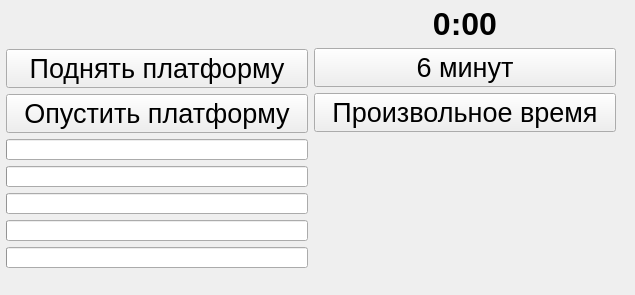
<?xml version="1.0" encoding="UTF-8"?>
<ui version="4.0">
 <class>MainWindow</class>
 <widget class="QMainWindow" name="MainWindow">
  <property name="geometry">
   <rect>
    <x>0</x>
    <y>0</y>
    <width>635</width>
    <height>295</height>
   </rect>
  </property>
  <property name="sizePolicy">
   <sizepolicy hsizetype="Minimum" vsizetype="Fixed">
    <horstretch>0</horstretch>
    <verstretch>0</verstretch>
   </sizepolicy>
  </property>
  <property name="minimumSize">
   <size>
    <width>267</width>
    <height>254</height>
   </size>
  </property>
  <property name="windowTitle">
   <string>XDOF-360 Controller</string>
  </property>
  <widget class="QWidget" name="centralwidget">
   <widget class="QWidget" name="horizontalLayoutWidget">
    <property name="geometry">
     <rect>
      <x>0</x>
      <y>0</y>
      <width>622</width>
      <height>282</height>
     </rect>
    </property>
    <layout class="QHBoxLayout" name="horizontalLayout_2">
     <property name="sizeConstraint">
      <enum>QLayout::SetMaximumSize</enum>
     </property>
     <property name="leftMargin">
      <number>6</number>
     </property>
     <property name="topMargin">
      <number>6</number>
     </property>
     <property name="rightMargin">
      <number>6</number>
     </property>
     <property name="bottomMargin">
      <number>6</number>
     </property>
     <item>
      <layout class="QVBoxLayout" name="PlatformLayout">
       <item>
        <widget class="QLabel" name="statusLabel">
         <property name="sizePolicy">
          <sizepolicy hsizetype="Minimum" vsizetype="Fixed">
           <horstretch>0</horstretch>
           <verstretch>0</verstretch>
          </sizepolicy>
         </property>
         <property name="minimumSize">
          <size>
           <width>300</width>
           <height>0</height>
          </size>
         </property>
         <property name="font">
          <font>
           <pointsize>24</pointsize>
          </font>
         </property>
         <property name="text">
          <string/>
         </property>
         <property name="alignment">
          <set>Qt::AlignCenter</set>
         </property>
        </widget>
       </item>
       <item>
        <widget class="QPushButton" name="upButton">
         <property name="sizePolicy">
          <sizepolicy hsizetype="Minimum" vsizetype="Fixed">
           <horstretch>0</horstretch>
           <verstretch>0</verstretch>
          </sizepolicy>
         </property>
         <property name="font">
          <font>
           <pointsize>20</pointsize>
           <weight>50</weight>
           <bold>false</bold>
          </font>
         </property>
         <property name="text">
          <string>Поднять платформу</string>
         </property>
        </widget>
       </item>
       <item>
        <widget class="QPushButton" name="downButton">
         <property name="sizePolicy">
          <sizepolicy hsizetype="Minimum" vsizetype="Fixed">
           <horstretch>0</horstretch>
           <verstretch>0</verstretch>
          </sizepolicy>
         </property>
         <property name="font">
          <font>
           <pointsize>20</pointsize>
           <weight>50</weight>
           <bold>false</bold>
          </font>
         </property>
         <property name="text">
          <string>Опустить платформу</string>
         </property>
        </widget>
       </item>
       <item>
        <widget class="QProgressBar" name="platformLeftFront">
         <property name="sizePolicy">
          <sizepolicy hsizetype="Minimum" vsizetype="Fixed">
           <horstretch>0</horstretch>
           <verstretch>0</verstretch>
          </sizepolicy>
         </property>
         <property name="font">
          <font>
           <pointsize>8</pointsize>
           <weight>50</weight>
           <bold>false</bold>
          </font>
         </property>
         <property name="maximum">
          <number>255</number>
         </property>
         <property name="value">
          <number>0</number>
         </property>
         <property name="textVisible">
          <bool>false</bool>
         </property>
        </widget>
       </item>
       <item>
        <widget class="QProgressBar" name="platformRightFront">
         <property name="sizePolicy">
          <sizepolicy hsizetype="Minimum" vsizetype="Fixed">
           <horstretch>0</horstretch>
           <verstretch>0</verstretch>
          </sizepolicy>
         </property>
         <property name="font">
          <font>
           <pointsize>8</pointsize>
           <weight>50</weight>
           <bold>false</bold>
          </font>
         </property>
         <property name="maximum">
          <number>255</number>
         </property>
         <property name="value">
          <number>0</number>
         </property>
         <property name="textVisible">
          <bool>false</bool>
         </property>
        </widget>
       </item>
       <item>
        <widget class="QProgressBar" name="platformRear">
         <property name="sizePolicy">
          <sizepolicy hsizetype="Minimum" vsizetype="Fixed">
           <horstretch>0</horstretch>
           <verstretch>0</verstretch>
          </sizepolicy>
         </property>
         <property name="font">
          <font>
           <pointsize>8</pointsize>
           <weight>50</weight>
           <bold>false</bold>
          </font>
         </property>
         <property name="maximum">
          <number>255</number>
         </property>
         <property name="value">
          <number>0</number>
         </property>
         <property name="textVisible">
          <bool>false</bool>
         </property>
        </widget>
       </item>
       <item>
        <widget class="QProgressBar" name="platformAngle">
         <property name="sizePolicy">
          <sizepolicy hsizetype="Minimum" vsizetype="Fixed">
           <horstretch>0</horstretch>
           <verstretch>0</verstretch>
          </sizepolicy>
         </property>
         <property name="font">
          <font>
           <pointsize>8</pointsize>
           <weight>50</weight>
           <bold>false</bold>
          </font>
         </property>
         <property name="maximum">
          <number>255</number>
         </property>
         <property name="value">
          <number>0</number>
         </property>
         <property name="textVisible">
          <bool>false</bool>
         </property>
        </widget>
       </item>
       <item>
        <widget class="QProgressBar" name="platformWind">
         <property name="sizePolicy">
          <sizepolicy hsizetype="Minimum" vsizetype="Fixed">
           <horstretch>0</horstretch>
           <verstretch>0</verstretch>
          </sizepolicy>
         </property>
         <property name="font">
          <font>
           <pointsize>8</pointsize>
           <weight>50</weight>
           <bold>false</bold>
          </font>
         </property>
         <property name="maximum">
          <number>255</number>
         </property>
         <property name="value">
          <number>0</number>
         </property>
         <property name="textVisible">
          <bool>false</bool>
         </property>
        </widget>
       </item>
      </layout>
     </item>
     <item>
      <layout class="QVBoxLayout" name="TimeLayout">
       <property name="sizeConstraint">
        <enum>QLayout::SetDefaultConstraint</enum>
       </property>
       <item>
        <widget class="QLabel" name="label">
         <property name="sizePolicy">
          <sizepolicy hsizetype="Minimum" vsizetype="Fixed">
           <horstretch>0</horstretch>
           <verstretch>0</verstretch>
          </sizepolicy>
         </property>
         <property name="minimumSize">
          <size>
           <width>300</width>
           <height>0</height>
          </size>
         </property>
         <property name="font">
          <font>
           <pointsize>24</pointsize>
           <weight>75</weight>
           <bold>true</bold>
          </font>
         </property>
         <property name="text">
          <string>0:00</string>
         </property>
         <property name="textFormat">
          <enum>Qt::AutoText</enum>
         </property>
         <property name="alignment">
          <set>Qt::AlignCenter</set>
         </property>
        </widget>
       </item>
       <item>
        <widget class="QPushButton" name="defaultStartButton">
         <property name="font">
          <font>
           <pointsize>20</pointsize>
           <weight>50</weight>
           <bold>false</bold>
          </font>
         </property>
         <property name="text">
          <string>6 минут</string>
         </property>
        </widget>
       </item>
       <item>
        <widget class="QPushButton" name="customTimeButton">
         <property name="font">
          <font>
           <pointsize>20</pointsize>
           <weight>50</weight>
           <bold>false</bold>
          </font>
         </property>
         <property name="text">
          <string>Произвольное время</string>
         </property>
        </widget>
       </item>
       <item>
        <spacer name="verticalSpacer">
         <property name="orientation">
          <enum>Qt::Vertical</enum>
         </property>
         <property name="sizeHint" stdset="0">
          <size>
           <width>20</width>
           <height>40</height>
          </size>
         </property>
        </spacer>
       </item>
      </layout>
     </item>
    </layout>
   </widget>
  </widget>
 </widget>
 <resources/>
 <connections/>
</ui>
